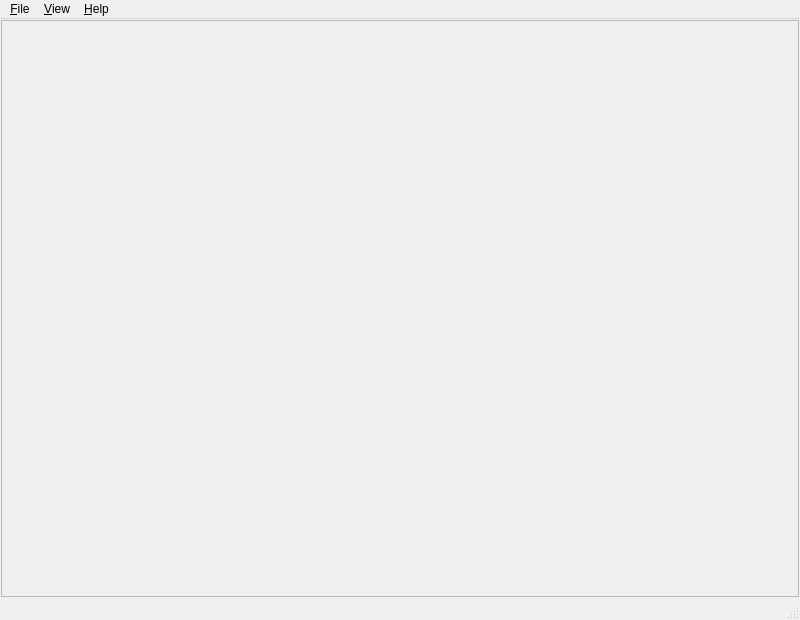
<?xml version="1.0" encoding="UTF-8"?>
<ui version="4.0">
 <class>MainWindow</class>
 <widget class="QMainWindow" name="MainWindow">
  <property name="geometry">
   <rect>
    <x>0</x>
    <y>0</y>
    <width>800</width>
    <height>620</height>
   </rect>
  </property>
  <property name="windowTitle">
   <string>Sprite Altas Packer 1.0 - by zarelaky</string>
  </property>
  <widget class="QWidget" name="centralwidget">
   <property name="sizePolicy">
    <sizepolicy hsizetype="Expanding" vsizetype="Expanding">
     <horstretch>0</horstretch>
     <verstretch>0</verstretch>
    </sizepolicy>
   </property>
   <property name="minimumSize">
    <size>
     <width>64</width>
     <height>64</height>
    </size>
   </property>
   <property name="maximumSize">
    <size>
     <width>2048</width>
     <height>2048</height>
    </size>
   </property>
   <layout class="QHBoxLayout" name="horizontalLayout" stretch="0">
    <property name="spacing">
     <number>1</number>
    </property>
    <property name="sizeConstraint">
     <enum>QLayout::SetMaximumSize</enum>
    </property>
    <property name="leftMargin">
     <number>1</number>
    </property>
    <property name="topMargin">
     <number>1</number>
    </property>
    <property name="rightMargin">
     <number>1</number>
    </property>
    <property name="bottomMargin">
     <number>1</number>
    </property>
    <item>
     <widget class="QScrollArea" name="scrollArea">
      <property name="sizePolicy">
       <sizepolicy hsizetype="Expanding" vsizetype="Expanding">
        <horstretch>0</horstretch>
        <verstretch>0</verstretch>
       </sizepolicy>
      </property>
      <property name="widgetResizable">
       <bool>true</bool>
      </property>
      <widget class="ContentWidget" name="scrollAreaWidgetContents">
       <property name="geometry">
        <rect>
         <x>0</x>
         <y>0</y>
         <width>796</width>
         <height>575</height>
        </rect>
       </property>
      </widget>
     </widget>
    </item>
   </layout>
  </widget>
  <widget class="QMenuBar" name="menubar">
   <property name="geometry">
    <rect>
     <x>0</x>
     <y>0</y>
     <width>800</width>
     <height>21</height>
    </rect>
   </property>
   <widget class="QMenu" name="menuFile">
    <property name="title">
     <string>&amp;File</string>
    </property>
    <addaction name="actionExit"/>
   </widget>
   <widget class="QMenu" name="menu_Help">
    <property name="title">
     <string>&amp;Help</string>
    </property>
    <addaction name="action_About"/>
   </widget>
   <widget class="QMenu" name="menu_View">
    <property name="title">
     <string>&amp;View</string>
    </property>
    <addaction name="actionFileView"/>
    <addaction name="actionPropertiesView"/>
   </widget>
   <addaction name="menuFile"/>
   <addaction name="menu_View"/>
   <addaction name="menu_Help"/>
  </widget>
  <widget class="QStatusBar" name="statusbar"/>
  <action name="actionExit">
   <property name="text">
    <string>E&amp;xit</string>
   </property>
  </action>
  <action name="action_About">
   <property name="text">
    <string>&amp;About</string>
   </property>
  </action>
  <action name="actionFileView">
   <property name="text">
    <string>FileVie&amp;w</string>
   </property>
  </action>
  <action name="actionPropertiesView">
   <property name="text">
    <string>&amp;PropertiesView</string>
   </property>
  </action>
 </widget>
 <customwidgets>
  <customwidget>
   <class>ContentWidget</class>
   <extends>QWidget</extends>
   <header>ContentWidget.h</header>
   <container>1</container>
  </customwidget>
 </customwidgets>
 <resources/>
 <connections/>
 <slots>
  <slot>menuActionTriggered(QAction*)</slot>
 </slots>
</ui>
